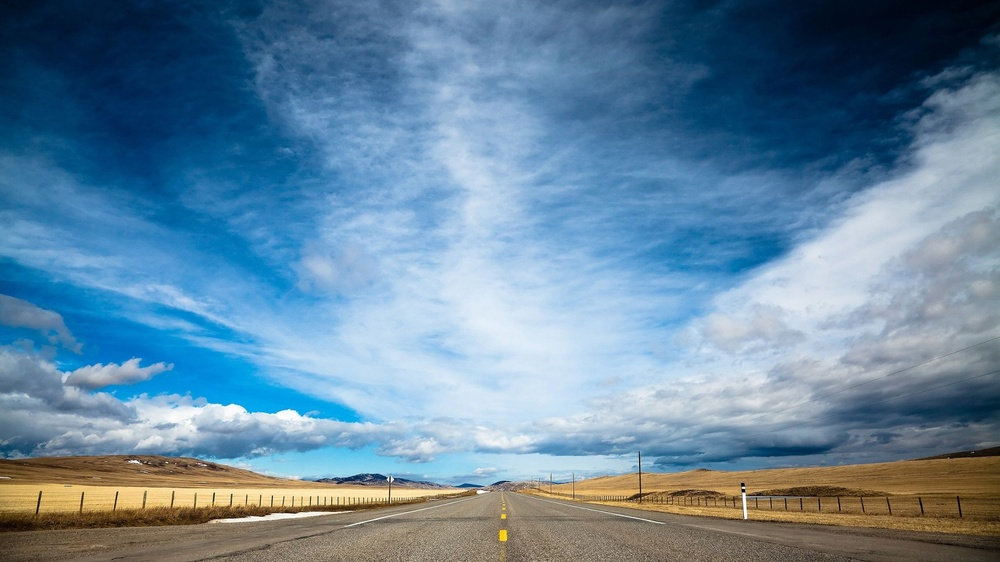
#> input picture CV_Test/127.jpg, 1000 x 562 px, shrunk from 1920 x 1080 before the run, given in place of the camera
$ python motion_detection_test.py
#> lines starting #> are read from the running program, lines starting #| are printed output that depends on the picture; long printed decimals are rounded
""" Libraries required """
import cv2
import time

""" store 1st frame data """
first_frame = None
frame_gray = None

""" Video capture object and select camera to use """
video = cv2.VideoCapture(0)
frame_no = 1  # record number of frames captured
initial_time = time.time()

""" Video recording + motion & face detection """
while True:
    if frame_gray is not None:
        first_frame = frame_gray

    success, frame = video.read()  # capture frame
#> frame is the input picture: shape (562, 1000, 3); mean B, G, R 158.3, 134.4, 101.6
    frame_no += 1  # record number of frames processed

    ' Convert to grayscale and guassian blur image for processing '
    frame_gray = cv2.cvtColor(frame, cv2.COLOR_BGR2GRAY)
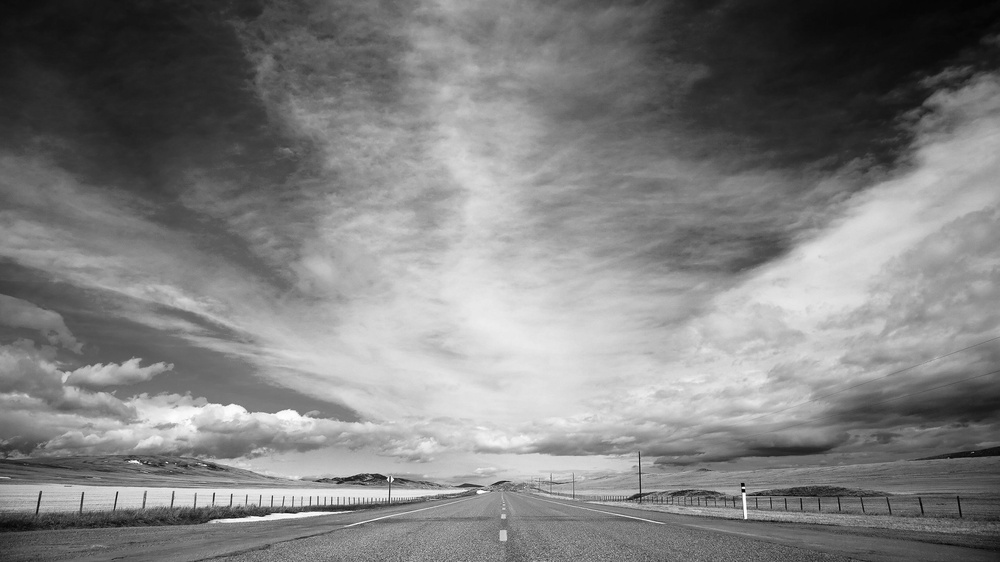
#> frame_gray: shape (562, 1000); min 2, max 255, mean 127.3
    frame_gray = cv2.GaussianBlur(frame_gray, (21,21), 0)
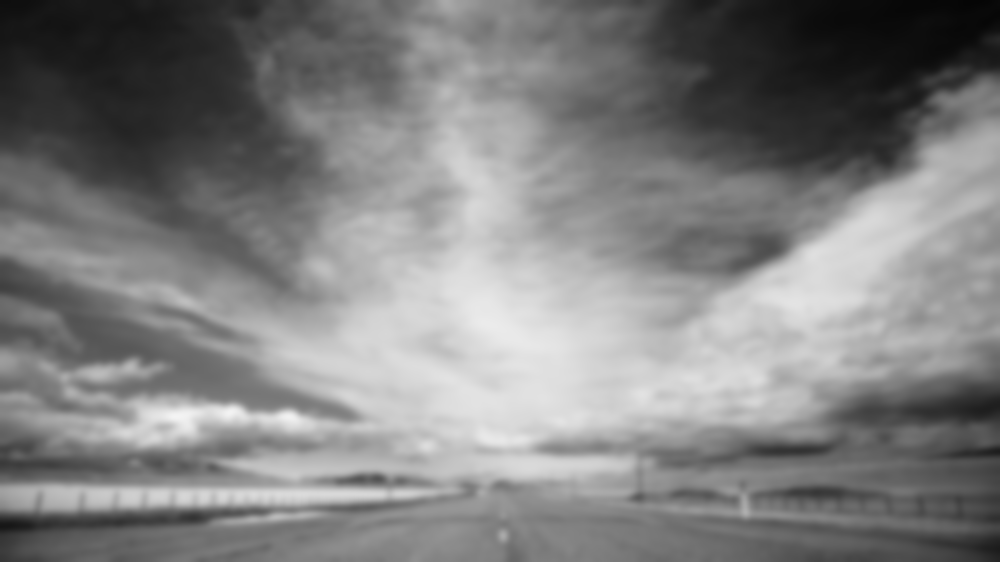
#> frame_gray: shape (562, 1000); min 5, max 244, mean 127.3

    ' setting 1st frame / empty background '
    if first_frame is None:
        first_frame = frame_gray
        continue

    ' matching the difference between the first and current frame '
    delta_frame = cv2.absdiff(first_frame, frame_gray)
    thresh_delta = cv2.threshold(delta_frame, 30, 255, cv2.THRESH_BINARY)[1]
    thresh_delta = cv2.dilate(thresh_delta, None, iterations=0)
    (cnts,_) = cv2.findContours(thresh_delta.copy(), cv2.RETR_EXTERNAL, cv2.CHAIN_APPROX_SIMPLE)

    ' identify regions where motion is detected '
    for contour in cnts:
        if cv2.contourArea(contour) < 1000:
            continue
        (x, y, w, h) = cv2.boundingRect(contour)
        cv2.rectangle(frame, (x,y), (x + w, y + h), (0, 0, 255), 3)

    ' display video '
    cv2.imshow('Video', frame)
    cv2.imshow('Processing', frame_gray)
    cv2.imshow('Delta', delta_frame)
    cv2.imshow('Thresh', thresh_delta)

    key = cv2.waitKey(1)  # wait for 1ms and check for key response

    ' exit when "q" is pressed '
    if key == ord('q'):
        break

" exit code "
final_time = time.time()
time_diff = final_time - initial_time
#> time_diff = 0.0949
print(frame_no)
print(time_diff)
#| 0.09486
print(frame_no / time_diff)
#| 31.624
video.release()
cv2.destroyAllWindows()
